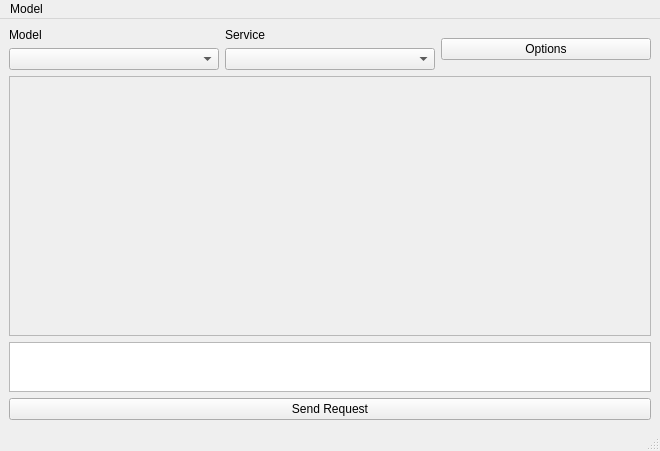
<?xml version="1.0" encoding="UTF-8"?>
<ui version="4.0">
 <class>AIAssistantUI</class>
 <widget class="QMainWindow" name="AIAssistantUI">
  <property name="geometry">
   <rect>
    <x>0</x>
    <y>0</y>
    <width>660</width>
    <height>451</height>
   </rect>
  </property>
  <property name="windowTitle">
   <string>MainWindow</string>
  </property>
  <widget class="QWidget" name="centralwidget">
   <layout class="QVBoxLayout" name="verticalLayout">
    <item>
     <layout class="QHBoxLayout" name="horizontalLayout_2">
      <property name="spacing">
       <number>6</number>
      </property>
      <item>
       <layout class="QVBoxLayout" name="verticalLayout_4">
        <item>
         <widget class="QLabel" name="label">
          <property name="text">
           <string>Model</string>
          </property>
         </widget>
        </item>
        <item>
         <widget class="QComboBox" name="models"/>
        </item>
       </layout>
      </item>
      <item>
       <layout class="QVBoxLayout" name="verticalLayout_3">
        <item>
         <widget class="QLabel" name="label_2">
          <property name="text">
           <string>Service</string>
          </property>
         </widget>
        </item>
        <item>
         <widget class="QComboBox" name="providers"/>
        </item>
       </layout>
      </item>
      <item>
       <widget class="QPushButton" name="OptionsBtn">
        <property name="text">
         <string>Options</string>
        </property>
       </widget>
      </item>
     </layout>
    </item>
    <item>
     <widget class="QScrollArea" name="scrollArea">
      <property name="alignment">
       <set>Qt::AlignBottom|Qt::AlignLeading|Qt::AlignLeft</set>
      </property>
      <widget class="QWidget" name="scrollAreaWidgetContents_2">
       <property name="geometry">
        <rect>
         <x>0</x>
         <y>0</y>
         <width>640</width>
         <height>248</height>
        </rect>
       </property>
       <property name="sizePolicy">
        <sizepolicy hsizetype="Expanding" vsizetype="Expanding">
         <horstretch>0</horstretch>
         <verstretch>0</verstretch>
        </sizepolicy>
       </property>
      </widget>
     </widget>
    </item>
    <item>
     <layout class="QHBoxLayout" name="horizontalLayout">
      <item>
       <widget class="QTextEdit" name="textEdit">
        <property name="sizePolicy">
         <sizepolicy hsizetype="Expanding" vsizetype="Fixed">
          <horstretch>0</horstretch>
          <verstretch>0</verstretch>
         </sizepolicy>
        </property>
        <property name="maximumSize">
         <size>
          <width>16777215</width>
          <height>50</height>
         </size>
        </property>
        <property name="baseSize">
         <size>
          <width>0</width>
          <height>0</height>
         </size>
        </property>
       </widget>
      </item>
     </layout>
    </item>
    <item>
     <widget class="QPushButton" name="SendBtn">
      <property name="text">
       <string>Send Request</string>
      </property>
     </widget>
    </item>
   </layout>
  </widget>
  <widget class="QMenuBar" name="menubar">
   <property name="geometry">
    <rect>
     <x>0</x>
     <y>0</y>
     <width>660</width>
     <height>20</height>
    </rect>
   </property>
   <widget class="QMenu" name="menuModel">
    <property name="title">
     <string>Model</string>
    </property>
    <addaction name="actionResetHistory"/>
   </widget>
   <addaction name="menuModel"/>
  </widget>
  <widget class="QStatusBar" name="statusbar"/>
  <action name="actionResetHistory">
   <property name="text">
    <string>Reset context</string>
   </property>
  </action>
 </widget>
 <resources/>
 <connections/>
</ui>
